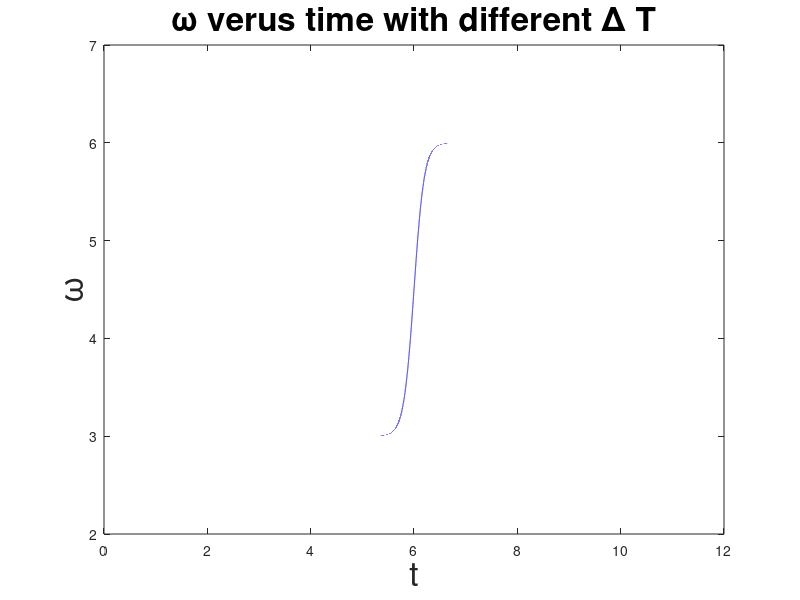

Source code (MATLAB): (Note: this script raises an error after producing the figure.)
clear;
clear;
xmin=-10;
xmax=10;
nx=1000;
dx=(xmax-xmin)./nx;
% x=zeros(1,nx);
% for j=1:nx
%     x(j)=dx*(j-nx/2);
% end
x=linspace(xmin,xmax,nx);
tmin=0;
tmax=12;
nt=240000;
dt=(tmax-tmin)/nt;
% t=zeros(1,nt);
% for i=1:nt
%     t(i)=i*dt;
% end
t=linspace(tmin,tmax,nt);
dT=zeros(1,17);
for j=1:17
 
   w_i=3;
   w_f=6;
   alpha=(w_i+w_f)/2;
   beta=(w_f-w_i)/2;
   T=tmax/2;
   dT=0.2:0.1:1.8;
   w=alpha+beta.*(tanh((t-T)./dT(j)));
   figure(1)
   plot(t,w,'b')
   hold on
   xlabel('t','Fontsize', 24)
   ylabel('\omega','Fontsize', 24)
   title('\omega verus time with different \Delta T','Fontsize', 24)
   axis([0 tmax 2 7])


   V_i=0.5*(w_i.*x).^2;
   
   psi_i=((w_i/pi)^0.25).*exp(-(w_i/2).*x.^2);
   
   R_initial=real(psi_i);
   I_initial=imag(psi_i);

   I_next1=zeros(1,nx);
   R_next1=zeros(1,nx);
   % Initial run of Im(psi) and Re(psi)
   for n=2:nx-1
    I_next1(n)=I_initial(n)+(dt/(2*(dx^2)))*(R_initial(n+1)-2*R_initial(n)+R_initial(n-1))-(dt/2)*V_i(n)*R_initial(n);
    I_next1(1)=0;
    I_next1(nx)=0;
   end
   for n=2:nx-1
    R_next1(n)=R_initial(n)-(dt/(2*(dx^2)))*(I_initial(n+1)-2*I_initial(n)+I_initial(n-1))+(dt/2)*V_i(n)*I_initial(n);   
    R_next1(1)=0;
    R_next1(nx)=0;
   end
   
   R_current=R_next1;
   I_current=I_next1;
   I_next=zeros(1,nx);
   R_next=zeros(1,nx);
   
   for i=1:nt
    
    V=0.5*(w(i).*x).^2;
    
    [I_next]= imag_psi(x, nx, I_current, R_current, dt, dx, w(i));
    I_current=I_next;
    [R_next]= real_psi(x, nx, R_current, I_current, dt, dx, w(i));
    R_current=R_next;

    pd=R_current.^2+I_current.^2;
    
    if rem(i, 5000)==0
        
    figure(2)
    plot(x,R_current,'r')
    hold on
    plot(x,I_current,'b')
    plot(x,pd,'-k')
    plot(x,V)
    hold off
    xlabel('x','Fontsize', 24)
    title('Probability density, real and imaginary part of psi','Fontsize', 24)
    set(gca,'fontsize',20)
    axis([-10 10 -2 2])
    drawnow;
    
    end
    
    end
   psi_random_1=R_current+1i.*I_current;

   pd_random_1=(abs(psi_random_1)).^2;
   %A is the normalization constant
   A=1./sqrt((trapz(x,pd_random_1)));
   %normalized psi
   psi_random_2=A.*psi_random_1;
   %normalization check
   pd_random_2=(abs(psi_random_2)).^2;
   B=trapz(x,pd_random_2); % B should be 1 if psi_random is normalized

   %c(i) is square root of the probability amplitude in the i-th eigenstate
   c=zeros(1,5);
   %C(i) is the probability amplitude in the i-th eigenstate
   C=zeros(1,5);
   for a=1:5
    
    overlap=conj(psiNoverlap(x,w_f,a-1)).*psi_random_2;
    
    c(a)=trapz(x,overlap);
    C(a)=(abs(c(a)))^2;
    
%     disp(C(i))
   end
   figure(4)
   a1=C(1);
   a2=C(2);
   a3=C(3);
   a4=C(4);
   a5=C(5);
   semilogy(dT(j),a1,'b*','MarkerSize', 15)
   hold on
   semilogy(dT(j),a2,'k*','MarkerSize', 15)
   semilogy(dT(j),a3,'ro','MarkerSize', 15)
   semilogy(dT(j),a4,'g+','MarkerSize', 15)
   semilogy(dT(j),a5,'md','MarkerSize', 15)
   axis([0 1.6 0 1])
   xlabel('\Delta T','Fontsize', 24)
   title('probabilities of the final wave function in terms of final state eigenfunctions in different \Delta T','Fontsize', 24)
   legend('C0','C1','C2','C3','C4')
   set(gca,'fontsize',20)
   
end
